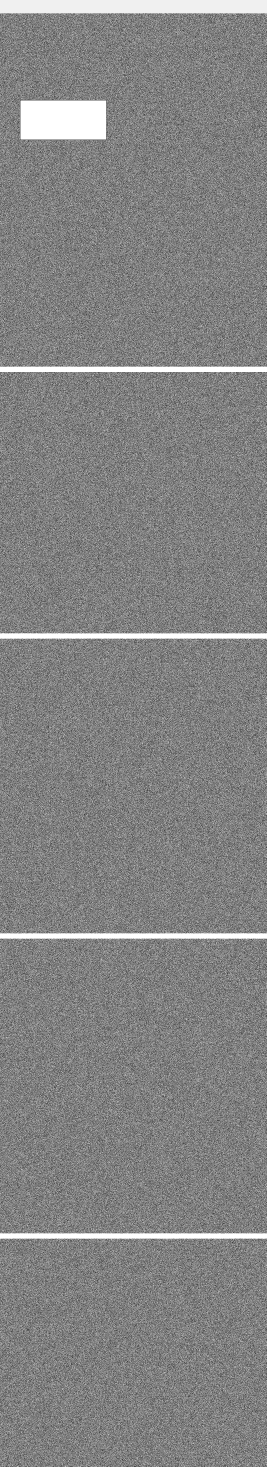
#> input picture samples/sample_strip.png, 800 x 4400 px (shown at 1/3 size); its folder holds only this picture in this run
$ python -i blank_detector.py   (imports and definitions only)   (older library calls are emulated)
#> lines starting #> are read from the running program, lines starting #| are printed output that depends on the picture
# blank_detector.py
"""Deterministic (NO-AI) blank-region detection for manhwa strips.

Detects completely blank / nearly blank horizontal regions of a vertical
strip — white, black, gray, cream, pastel, or any nearly uniform colour —
using traditional image processing only:

    row variance  +  Sobel edge density  +  entropy  +  colour spread
    +  foreground occupancy (large-deviation pixel fraction)

Design rules (from the feature request):

* NEVER classify by brightness — a black blank and a white blank behave
  identically. All signals measure VARIATION and STRUCTURE, not level.
* A single weak signal is never enough: a region is BLANK only when
  several independent signals agree it is essentially structureless.
* Height thresholds are resolution-aware: the minimum blank height and
  the gutter/blank discriminator scale with the strip width so a 1600px
  phone-strip and an 800px webtoon are judged consistently.
* Small-but-meaningful content (a tiny character, one speech bubble,
  thin line art, sparkle effects) rescues a region: foreground occupancy
  is measured per sub-window so sparse content still registers, and
  uncertain regions are returned as SUSPICIOUS, never silently dropped.
* Fast: all metrics are row-wise / windowed vectorised statistics over
  a downscaled copy; the source image is never modified.

Scores
------
Each detected region carries ``blank_score`` in [0, 1] (1 = certainly
blank) and a human-readable ``reasons`` list, so every removal can be
explained and audited in the logs / review UI.
"""
from __future__ import annotations

import logging
from dataclasses import dataclass, field

import numpy as np

log = logging.getLogger(__name__)

# Quality-of-verdict constants used across the pipeline.
NORMAL = "normal"
SUSPICIOUS = "suspicious"
BLANK = "blank"


@dataclass(frozen=True)
class BlankDetectorConfig:
    """All thresholds in one place; every length is in px on the
    DOWNSCALED analysis grid unless the name says `orig`.

    Sensitivity presets exist so users do not need to touch raw CV
    numbers (see ``preset=`` on the detector):

    * conservative (default): a region must be very large AND very
      empty before BLANK; anything marginal -> SUSPICIOUS.
    * low: essentially never reports BLANK (review only).
    * high: trims more aggressively.
    """
    # --- analysis grid -------------------------------------------------
    analysis_width: int = 320    # downscale so metrics are resolution-independent
    window: int = 16             # row-window size (px, downscaled grid)

    # --- blank-run detection ------------------------------------------
    min_blank_height_frac: float = 0.04   # of strip height (min blank section)
    min_blank_height_px: int = 24         # absolute floor on the downscaled grid
    max_gutter_height_frac: float = 0.10  # taller than this = NOT a gutter
    merge_gap_windows: int = 2            # noisy windows tolerated inside a run

    # --- signal thresholds (downscaled grid units) --------------------
    max_variance: float = 12.0      # per-row-window grayscale variance
    max_edge_density: float = 6.0   # mean |Sobel| per window row
    max_entropy: float = 2.2        # window histogram entropy (bits; 8 = full)
    max_color_spread: float = 14.0  # per-window std of mean-RGB distance to mode
    min_fg_ratio: float = 0.02      # LARGE-deviation pixel fraction for "content"

    # --- scoring ---------------------------------------------------------
    # weights must sum to 1.0; blank_score = weighted mean of signal scores
    weights: tuple[float, float, float, float, float] = (
        0.25,  # variance
        0.25,  # edge density
        0.20,  # entropy
        0.15,  # colour spread
        0.15,  # foreground
    )
    blank_score_threshold: float = 0.90    # >= this AND empty -> BLANK
    suspicious_score_threshold: float = 0.65
    # content rescue: if any sub-window has fg_ratio above this, the
    # region has meaningful sparse content (bubble/character) -> not blank
    content_fg_ratio: float = 0.05
    content_area_frac: float = 0.02        # >=2% of windows with content
    # Row-mean trend rescue: all five base signals are x-oriented (variance
    # per row, dx Sobel, per-window entropy/fg) and cannot see a slow
    # vertical gradient (sky fades, mood transitions). If the per-window
    # mean brightness drifts by more than this many grey levels across
    # the run, the region is real art, never BLANK.
    max_row_mean_drift: float = 10.0

    # --- multi-scale -----------------------------------------------------
    # A second pass on a further-downscaled grid rejects regions that only
    # look empty because fine compression noise was below the first grid's
    # variance threshold but is still structure.
    multiscale: bool = True
    multiscale_factor: float = 0.5

    preset: str = "conservative"


_PRESETS: dict[str, dict[str, float]] = {
    # preset: (min_blank_height_frac, blank_score_threshold, content_fg_ratio)
    "low": {"min_blank_height_frac": 0.08, "blank_score_threshold": 0.95,
            "content_fg_ratio": 0.03},
    "conservative": {},  # defaults above
    "high": {"min_blank_height_frac": 0.025, "blank_score_threshold": 0.82,
             "content_fg_ratio": 0.07},
}


def _apply_preset(cfg: BlankDetectorConfig) -> BlankDetectorConfig:
    over = _PRESETS.get((cfg.preset or "conservative").lower())
    if not over:
        return cfg
    return BlankDetectorConfig(**{**cfg.__dict__, **over})


@dataclass
class BlankRegion:
    """One detected blank candidate in ORIGINAL strip coordinates."""
    y_start: int                       # original-strip pixel rows
    y_end: int
    height: int
    score: float                       # 0..1, higher = more certainly blank
    verdict: str                        # "blank" | "suspicious" | "normal"
    reasons: list[str] = field(default_factory=list)
    metrics: dict[str, float] = field(default_factory=dict)

    # [8 lines left out: function log_line, not called in this run]


# --------------------------------------------------------------------------- #
# metric helpers (all operate on the downscaled grayscale/RGB grid)
# --------------------------------------------------------------------------- #
def _downscale(gray: np.ndarray, rgb: np.ndarray | None,
               target_w: int) -> tuple[np.ndarray, np.ndarray | None]:
    """Area-interpolation downscale so statistics are cheap and
    resolution-independent. Returns (small_gray, small_rgb|None)."""
    import cv2
    h, w = gray.shape[:2]
    if w <= target_w:
        return gray, rgb
    scale = target_w / w
    tw, th = target_w, max(1, round(h * scale))
    small = cv2.resize(gray, (tw, th), interpolation=cv2.INTER_AREA)
    srgb = None
    if rgb is not None:
        srgb = cv2.resize(rgb, (tw, th), interpolation=cv2.INTER_AREA)
    return small, srgb


def _window_rows(v: np.ndarray, window: int) -> np.ndarray:
    """Mean of `v` over consecutive non-overlapping windows of rows."""
    n = len(v) // window * window
    if n == 0:
        return np.array([v.mean()] if len(v) else np.empty(0))
    trimmed = v[:n]
    return trimmed.reshape(-1, window).mean(axis=1)


def _window_entropy(small: np.ndarray, window: int, bins: int = 64) -> np.ndarray:
    """Per-row-window histogram entropy of the downscaled grayscale."""
    rows = small.shape[0] // window * window
    if rows == 0:
        rows = small.shape[0]
        window = max(1, rows)
    out = np.zeros(max(1, rows // window), dtype=np.float32)
    for i in range(len(out)):
        block = small[i * window:(i + 1) * window]
        hist, _ = np.histogram(block, bins=bins, range=(0, 256))
        p = hist / max(1, hist.sum())
        p = p[p > 0]
        out[i] = float(-(p * np.log2(p)).sum())
    return out


def _window_color_spread(srgb: np.ndarray | None, window: int) -> np.ndarray | None:
    """Per-window std of pixel distance to the window's modal colour.

    Captures colour variation that grayscale misses (e.g. pale colour
    washes with matching luminance). None when no RGB available.
    """
    if srgb is None:
        return None
    rows = srgb.shape[0] // window * window
    if rows == 0:
        rows = srgb.shape[0]
    n = max(1, rows // window)
    out = np.zeros(n, dtype=np.float32)
    for i in range(n):
        block = srgb[i * window:(i + 1) * window].reshape(-1, 3)
        if block.shape[0] == 0:
            continue
        med = np.median(block, axis=0)
        out[i] = float(np.sqrt(((block - med) ** 2).sum(axis=1)).std())
    return out


def _fg_ratio_windows(small: np.ndarray, window: int) -> np.ndarray:
    """Per-window fraction of pixels deviating strongly from THAT window's
    median (foreground occupancy). Per-window (not global) median is
    essential: in a mixed strip a white region deviates from the global
    median even though it is perfectly uniform. Sparse-but-real content
    (thin line character, small bubble) still produces a clearly non-zero
    ratio, unlike variance which it barely moves."""
    med = np.median(small, axis=1, keepdims=True)
    absdev = np.abs(small.astype(np.float32) - med.astype(np.float32))
    hot = (absdev > 28).astype(np.float32)
    return _window_rows(hot.mean(axis=1), window)


# [16 lines left out: function _score_from_signals, not called in this run]


# --------------------------------------------------------------------------- #
# detector
# --------------------------------------------------------------------------- #
def detect_blank_regions(
    gray: np.ndarray,
    rgb: np.ndarray | None = None,
    strip_height: int | None = None,
    strip_width: int | None = None,
    config: BlankDetectorConfig | None = None,
) -> list[BlankRegion]:
    """Detect blank/nearly-blank horizontal regions of a vertical strip.

    Parameters
    ----------
    gray : np.ndarray
        Full-resolution grayscale (H, W) uint8 of the strip. NOT modified.
    rgb : np.ndarray | None
        Optional full-resolution RGB (H, W, 3) uint8 for colour signals.
    strip_height / strip_width : int
        Size of the ORIGINAL strip (== gray.shape when omitted).
    config : BlankDetectorConfig | None
        Thresholds; None -> defaults (conservative preset).

    Returns
    -------
    list[BlankRegion]
        Candidate blank regions in ORIGINAL strip coordinates, sorted by
        y_start, each with score/verdict/reasons/metrics. Gutter-sized
        uniform runs are NOT returned (they are separators, not blanks).

    Determinism: no AI, no OCR, no randomness — same input always yields
    the same output.
    """
    cfg = _apply_preset(config or BlankDetectorConfig())
    h_orig = strip_height if strip_height is not None else gray.shape[0]

    small, srgb = _downscale(gray, rgb, cfg.analysis_width)
    h_small = small.shape[0]
    if h_small < 8:  # degenerate strip; nothing to analyse
        return []
    scale = h_orig / h_small  # downscaled row -> original row

    # --- per-window signal arrays ---------------------------------------
    var_w = _window_rows(small.astype(np.float32).var(axis=1), cfg.window)
    import cv2
    sobel = np.abs(cv2.Sobel(small, cv2.CV_32F, 1, 0, ksize=3))
    edge_w = _window_rows(sobel.mean(axis=1), cfg.window)
    ent_w = _window_entropy(small, cfg.window)
    col_w = _window_color_spread(srgb, cfg.window)
    fg_w = _fg_ratio_windows(small, cfg.window)
    col_eff = col_w if col_w is not None else np.zeros_like(var_w)
    n_windows = len(var_w)
    if n_windows == 0:
        return []

    # --- blank-run mask ---------------------------------------------------
    # A window is "empty" when variance AND edges AND entropy all say so.
    empty = ((var_w <= cfg.max_variance)
             & (edge_w <= cfg.max_edge_density)
             & (ent_w <= cfg.max_entropy))
    # Tolerance for isolated noisy windows inside a run (morphological
    # closing over the run-length structure, implemented via runs).
    runs: list[tuple[int, int]] = []  # (start_window, end_window) inclusive
    start = None
    gaps = 0
    for i in range(n_windows):
        if empty[i]:
            if start is None:
                start = i
            gaps = 0
        elif start is not None:
            gaps += 1
            if gaps > cfg.merge_gap_windows:
                runs.append((start, i - gaps))
                start = None
    if start is not None:
        runs.append((start, n_windows - 1))

    # --- min-height + gutter discrimination -------------------------------
    min_h_orig = max(cfg.min_blank_height_px,
                     int(cfg.min_blank_height_frac * h_orig))
    max_gutter_h_orig = int(cfg.max_gutter_height_frac * h_orig)

    regions: list[BlankRegion] = []
    for w0, w1 in runs:
        y0 = int(w0 * cfg.window * scale)
        y1 = int((w1 + 1) * cfg.window * scale)
        y1 = min(y1, h_orig)
        height = y1 - y0
        if height < min_h_orig:
            continue  # tiny quiet gap: gutter debris, not a blank section

        # aggregate signals over the run
        var = float(var_w[w0:w1 + 1].mean())
        edge = float(edge_w[w0:w1 + 1].mean())
        ent = float(ent_w[w0:w1 + 1].mean())
        col = float(col_eff[w0:w1 + 1].mean())
        fg = float(fg_w[w0:w1 + 1].mean())
        # Vertical-gradient rescue: range of per-window mean brightness
        # across the run. A sky fade / mood gradient drifts steadily in
        # y while every x-oriented signal (variance, dx Sobel, entropy,
        # fg) stays low — without this check such regions scored BLANK
        # and were dropped.
        row_means = _window_rows(small.mean(axis=1), cfg.window)
        drift = float(row_means[w0:w1 + 1].max()
                      - row_means[w0:w1 + 1].min())

        # content rescue: any sub-window with clear foreground (line art,
        # bubble, character) inside the run => uncertain, never BLANK.
        content_windows = int((fg_w[w0:w1 + 1] >= cfg.content_fg_ratio).sum())
        content_frac = content_windows / max(1, (w1 - w0 + 1))
        reasons: list[str] = []
        if var <= cfg.max_variance:
            reasons.append("low variance")
        if edge <= cfg.max_edge_density:
            reasons.append("low edge density")
        if ent <= cfg.max_entropy:
            reasons.append("low entropy")
        if col <= cfg.max_color_spread:
            reasons.append("low colour spread")
        if fg < cfg.min_fg_ratio:
            reasons.append("low foreground occupancy")
        if content_frac >= cfg.content_area_frac:
            reasons.append(f"sparse content in {content_frac:.0%} of windows")

        score = _score_from_signals(var, edge, ent, col, fg, cfg)

        # Multi-scale confirmation: re-measure on a coarser grid; a truly
        # blank region stays empty, compression-noise "blanks" fall apart.
        if cfg.multiscale and score >= cfg.suspicious_score_threshold:
            sub = small[int(w0 * cfg.window):int((w1 + 1) * cfg.window)]
            if sub.size:
                f = cfg.multiscale_factor
                sub2 = sub if sub.shape[0] < 4 else sub[::max(1, int(1 / f))]
                var2 = float(sub2.astype(np.float32).var())
                ent2 = _window_entropy(sub2, max(2, sub2.shape[0]))
                if var2 > cfg.max_variance * 2 or (ent2.size and ent2[0] > cfg.max_entropy):
                    score *= 0.5
                    reasons.append("failed multiscale check (structure visible "
                                   "at coarse scale)")

        verdict = SUSPICIOUS
        if (score >= cfg.blank_score_threshold
                and content_frac < cfg.content_area_frac
                and height >= min_h_orig
                and drift <= cfg.max_row_mean_drift):
            verdict = BLANK
            reasons.append(f"blank run height {height}px >= min {min_h_orig}px")
        elif score < cfg.suspicious_score_threshold:
            verdict = NORMAL
            continue
        if drift > cfg.max_row_mean_drift:
            # steady brightness gradient: real art, downgraded to review
            reasons.append(f"row-mean drift {drift:.1f} grey levels "
                           "(vertical gradient; not blank)")

        is_gutter_sized = height <= max_gutter_h_orig
        if is_gutter_sized and verdict == BLANK:
            # a *tall* uniform run is a blank section; a *short* one is a
            # normal panel separator -> keep out of the blank list, the
            # gutter detector already handles those boundaries.
            verdict = NORMAL
            continue

        regions.append(BlankRegion(
            y_start=y0, y_end=y1, height=height, score=round(score, 3),
            verdict=verdict, reasons=reasons,
            metrics={"variance": round(var, 2),
                     "edge_density": round(edge, 2),
                     "entropy": round(ent, 2),
                     "color_spread": round(col, 2),
                     "fg_ratio": round(fg, 4)}))

    for r in regions:
        if r.verdict == BLANK:
            log.info("blank region detected %s reasons=%s", r.log_line(),
                     "; ".join(r.reasons))
        else:
            log.debug("suspicious region %s", r.log_line())
    return regions


# [48 lines left out: functions blank_rows_mask, score_crop, not called in this run]

>>> import cv2
>>> picture = cv2.imread('samples/sample_strip.png', cv2.IMREAD_GRAYSCALE)
#> picture is the input picture: shape (4400, 800); min 0, max 255, mean 131
>>> result = detect_blank_regions(picture)
#> in _window_rows, `n = len(v) // window * window`: n = 1760
#> in _window_rows, `trimmed = v[:n]`: trimmed = 1760 values, max 3952.9 at index 122, min 0 at index 0, mean 410.9
#> in detect_blank_regions, `var_w = _window_rows(small.astype(np.float32).var(axis=1), cfg.window)`: var_w = 110 values, max 3785.9 at index 9, min 0 at index 0, mean 410.9
#> in detect_blank_regions, `sobel = np.abs(cv2.Sobel(small, cv2.CV_32F, 1, 0, ksize=3))`:
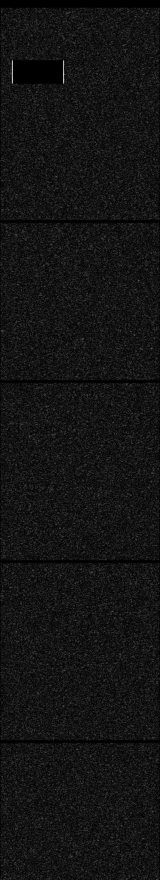
#> sobel: shape (1760, 320) float32 (shown at 1/2 size); min 0, max 630, mean 50.4; drawn with min black and max white
#> in detect_blank_regions, `edge_w = _window_rows(sobel.mean(axis=1), cfg.window)`: edge_w = 110 values, max 54.1 at index 61, min 1.35 at index 0, mean 50.4
#> the loop in _window_entropy, `for i in range(len(out)):` made 110 passes
#> p on pass 1: [1]
#> after the loop in _window_entropy, `for i in range(len(out)):`: out = 110 values, max 4.26 at index 91, min 0 at index 0, mean 4.16
#> in detect_blank_regions, `ent_w = _window_entropy(small, cfg.window)`: ent_w has the same summary as out in _window_entropy
#> in _fg_ratio_windows, `med = np.median(small, axis=1, keepdims=True)`: med = 1760 values, max 255 at index 440, min 122 at index 380, mean 130.2
#> in _fg_ratio_windows, `hot = (absdev > 28).astype(np.float32)`:
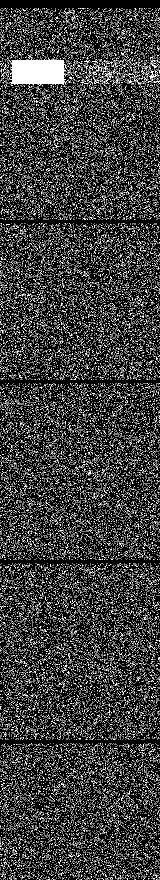
#> hot: shape (1760, 320) float32 (shown at 1/2 size); values 0 (black) and 1 (white), 12.5% white in thin lines or dots
#> in detect_blank_regions, `fg_w = _fg_ratio_windows(small, cfg.window)`: fg_w = 110 values, max 0.459 at index 9, min 0 at index 0, mean 0.125
#> in detect_blank_regions, `col_eff = col_w if col_w is not None else np.zeros_like(var_w)`: col_eff = 110 values from 0 to 0
#> in detect_blank_regions, `n_windows = len(var_w)`: n_windows = 110
#> after the loop in detect_blank_regions, `for i in range(n_windows):`: runs = [(0, 0)]
#> the loop in detect_blank_regions, `for w0, w1 in runs:` made 1 pass
#> (w0, w1, y0, y1, height) on pass 1: (0, 0, 0, 40, 40)
#> after the loop in detect_blank_regions, `for w0, w1 in runs:`: regions = []
#> result = []
